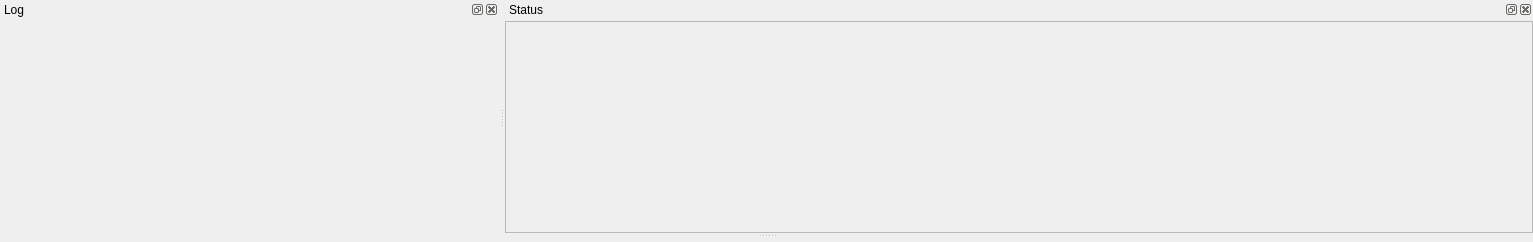
<?xml version="1.0" encoding="UTF-8"?>
<ui version="4.0">
 <class>CCoreInfoAreaComponent</class>
 <widget class="QMainWindow" name="CCoreInfoAreaComponent">
  <property name="geometry">
   <rect>
    <x>0</x>
    <y>0</y>
    <width>1533</width>
    <height>242</height>
   </rect>
  </property>
  <property name="windowTitle">
   <string>Main info area</string>
  </property>
  <property name="windowIcon">
   <iconset resource="../../blackmisc/blackmisc.qrc">
    <normaloff>:/own/icons/own/swift/swift24.png</normaloff>:/own/icons/own/swift/swift24.png</iconset>
  </property>
  <property name="styleSheet">
   <string notr="true"/>
  </property>
  <property name="animated">
   <bool>false</bool>
  </property>
  <property name="documentMode">
   <bool>false</bool>
  </property>
  <property name="dockNestingEnabled">
   <bool>false</bool>
  </property>
  <property name="dockOptions">
   <set>QMainWindow::AllowTabbedDocks|QMainWindow::ForceTabbedDocks</set>
  </property>
  <widget class="QWidget" name="qw_centralWidgetEmptyUsedAsPadding">
   <property name="enabled">
    <bool>false</bool>
   </property>
   <property name="maximumSize">
    <size>
     <width>0</width>
     <height>3</height>
    </size>
   </property>
  </widget>
  <widget class="BlackGui::CDockWidgetInfoArea" name="dwp_Log">
   <property name="minimumSize">
    <size>
     <width>80</width>
     <height>70</height>
    </size>
   </property>
   <property name="allowedAreas">
    <set>Qt::TopDockWidgetArea</set>
   </property>
   <property name="windowTitle">
    <string>Log</string>
   </property>
   <attribute name="dockWidgetArea">
    <number>4</number>
   </attribute>
   <widget class="QWidget" name="qw_LogOuter">
    <layout class="QVBoxLayout" name="vl_LogOuter">
     <property name="spacing">
      <number>0</number>
     </property>
     <property name="leftMargin">
      <number>0</number>
     </property>
     <property name="topMargin">
      <number>0</number>
     </property>
     <property name="rightMargin">
      <number>0</number>
     </property>
     <property name="bottomMargin">
      <number>0</number>
     </property>
     <item>
      <widget class="QFrame" name="fr_LogInner">
       <property name="frameShape">
        <enum>QFrame::NoFrame</enum>
       </property>
       <property name="frameShadow">
        <enum>QFrame::Plain</enum>
       </property>
       <property name="lineWidth">
        <number>0</number>
       </property>
       <layout class="QVBoxLayout" name="vl_LogInner">
        <property name="spacing">
         <number>0</number>
        </property>
        <property name="leftMargin">
         <number>0</number>
        </property>
        <property name="topMargin">
         <number>2</number>
        </property>
        <property name="rightMargin">
         <number>0</number>
        </property>
        <property name="bottomMargin">
         <number>0</number>
        </property>
        <item>
         <widget class="BlackGui::Components::CLogComponent" name="comp_Log">
          <property name="lineWidth">
           <number>0</number>
          </property>
         </widget>
        </item>
       </layout>
      </widget>
     </item>
    </layout>
   </widget>
  </widget>
  <widget class="BlackGui::CDockWidgetInfoArea" name="dwp_Status">
   <property name="minimumSize">
    <size>
     <width>165</width>
     <height>66</height>
    </size>
   </property>
   <property name="allowedAreas">
    <set>Qt::TopDockWidgetArea</set>
   </property>
   <property name="windowTitle">
    <string>Status</string>
   </property>
   <attribute name="dockWidgetArea">
    <number>4</number>
   </attribute>
   <widget class="QWidget" name="qw_StatusOuter">
    <layout class="QVBoxLayout" name="vl_SettingsOuter">
     <property name="spacing">
      <number>0</number>
     </property>
     <property name="leftMargin">
      <number>0</number>
     </property>
     <property name="topMargin">
      <number>0</number>
     </property>
     <property name="rightMargin">
      <number>0</number>
     </property>
     <property name="bottomMargin">
      <number>0</number>
     </property>
     <item>
      <widget class="QFrame" name="fr_StatusInner">
       <property name="frameShape">
        <enum>QFrame::NoFrame</enum>
       </property>
       <property name="frameShadow">
        <enum>QFrame::Plain</enum>
       </property>
       <property name="lineWidth">
        <number>0</number>
       </property>
       <layout class="QVBoxLayout" name="vl_SettingsInner">
        <property name="spacing">
         <number>0</number>
        </property>
        <property name="leftMargin">
         <number>0</number>
        </property>
        <property name="topMargin">
         <number>2</number>
        </property>
        <property name="rightMargin">
         <number>0</number>
        </property>
        <property name="bottomMargin">
         <number>0</number>
        </property>
        <item>
         <widget class="BlackGui::Components::CCoreStatusComponent" name="comp_Status">
          <property name="frameShape">
           <enum>QFrame::StyledPanel</enum>
          </property>
          <property name="frameShadow">
           <enum>QFrame::Raised</enum>
          </property>
         </widget>
        </item>
       </layout>
      </widget>
     </item>
    </layout>
   </widget>
  </widget>
 </widget>
 <customwidgets>
  <customwidget>
   <class>BlackGui::CDockWidgetInfoArea</class>
   <extends>QDockWidget</extends>
   <header>blackgui/dockwidgetinfoarea.h</header>
   <container>1</container>
  </customwidget>
  <customwidget>
   <class>BlackGui::Components::CLogComponent</class>
   <extends>QFrame</extends>
   <header>blackgui/components/logcomponent.h</header>
   <container>1</container>
  </customwidget>
  <customwidget>
   <class>BlackGui::Components::CCoreStatusComponent</class>
   <extends>QFrame</extends>
   <header>blackgui/components/corestatuscomponent.h</header>
   <container>1</container>
  </customwidget>
 </customwidgets>
 <resources>
  <include location="../../blackmisc/blackmisc.qrc"/>
 </resources>
 <connections/>
</ui>
